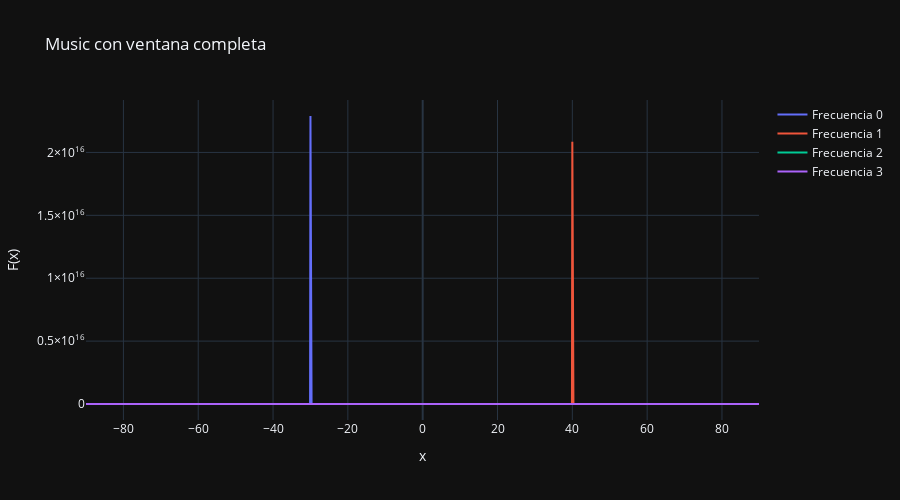

Source (notebook cell):
### Code cell
def music_plot(angles,music_spectrum,this_ws,titulo='Music con ventana completa'):
    
    traces=[go.Scatter(x=angles,y=music_spectrum[i,:],mode='lines',name=f'Frecuencia {i}') for i in range(len(this_ws))]
    fig=go.Figure()
    [fig.add_trace(trace) for trace in traces]
    fig.update_layout(
        title=f'{titulo}',xaxis_title='x', yaxis_title='F(x)',
        height=500, width=900, template='plotly_dark'
    )
    fig.show()
    return

music_plot(angles,music_spectrum,this_ws)

### Figure 1 — Plotly figure (JSON) as saved in the notebook; plotly's stock layout.template omitted (floating-point values rounded to 4 significant figures; data arrays with more than 128 entries replaced by an {"elided": "..."} marker saying what was removed)
{"data": [{"mode": "lines", "name": "Frecuencia 0", "type": "scatter", "x": {"elided": "1800 float values"}, "y": {"elided": "1800 float values"}}, {"mode": "lines", "name": "Frecuencia 1", "type": "scatter", "x": {"elided": "1800 float values"}, "y": {"elided": "1800 float values"}}, {"mode": "lines", "name": "Frecuencia 2", "type": "scatter", "x": {"elided": "1800 float values"}, "y": {"elided": "1800 float values"}}, {"mode": "lines", "name": "Frecuencia 3", "type": "scatter", "x": {"elided": "1800 float values"}, "y": {"elided": "1800 float values"}}], "layout": {"height": 500, "title": {"text": "Music con ventana completa"}, "width": 900, "xaxis": {"title": {"text": "x"}}, "yaxis": {"title": {"text": "F(x)"}}}}
